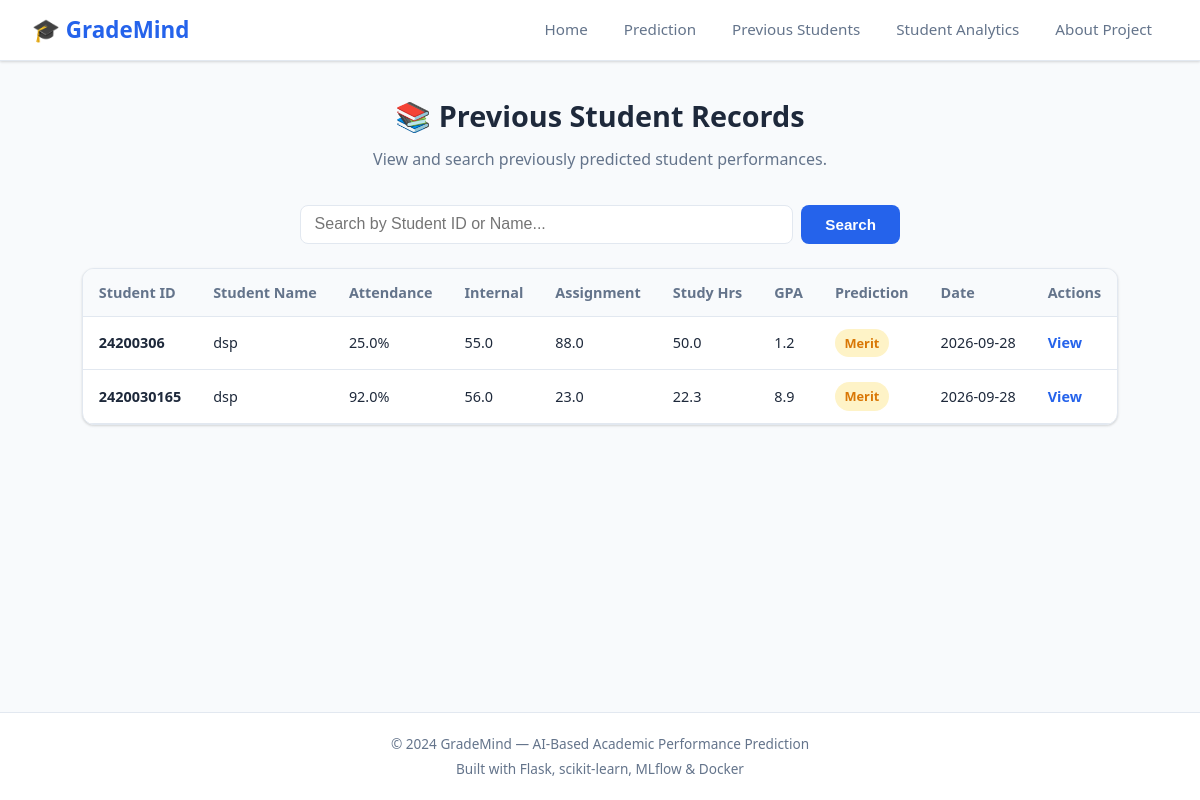
/students, run on the app's committed database.
### tables this page shows
CREATE TABLE students (
            id INTEGER PRIMARY KEY AUTOINCREMENT,
            student_id TEXT NOT NULL,
            student_name TEXT NOT NULL,
            attendance_pct REAL NOT NULL,
            internal_marks REAL NOT NULL,
            assignment_score REAL NOT NULL,
            study_hours_per_week REAL NOT NULL,
            previous_gpa REAL NOT NULL,
            predicted_grade TEXT NOT NULL,
            created_at TEXT NOT NULL
        );

### src/app.py (the view)
@app.route("/students")
def students():
    query = request.args.get("search", "").strip()
    if query:
        student_list = search_students(query)
    else:
        student_list = get_all_students()
    return render_template("students.html", students=student_list, search_query=query)

### src/database.py (called while the page is built)
def get_db_connection():
    if not os.path.exists(os.path.dirname(DB_PATH)):
        os.makedirs(os.path.dirname(DB_PATH), exist_ok=True)
    conn = sqlite3.connect(DB_PATH)
    conn.row_factory = sqlite3.Row
    return conn

def get_all_students():
    conn = get_db_connection()
    cursor = conn.cursor()
    cursor.execute('SELECT * FROM students ORDER BY id DESC')
    rows = cursor.fetchall()
    conn.close()
    return [dict(row) for row in rows]

### src/templates/students.html (shortened to what this page needs)
{% extends "base.html" %}
{% block content %}
<section class="page-header">
    <h1>📚 Previous Student Records</h1>
    <p>View and search previously predicted student performances.</p>
</section>
<div class="search-container">
    <form method="GET" action="{{ url_for('students') }}" class="search-form">
        <input type="text" name="q" placeholder="Search by Student ID or Name..." value="{{ search_query }}">
        <button type="submit" class="btn btn-primary">Search</button>
    </form>
</div>
<div class="table-responsive">
    {% if students %}
        <table class="data-table">
            <thead>
                <tr>
                    <th>Student ID</th>
                    <th>Student Name</th>
                    <th>Attendance</th>
                    <th>Internal</th>
                    <th>Assignment</th>
                    <th>Study Hrs</th>
                    <th>GPA</th>
                    <th>Prediction</th>
                    <th>Date</th>
                    <th>Actions</th>
                </tr>
            </thead>
            <tbody>
                {% for student in students %}
                <tr>
                    <td><strong>{{ student.student_id }}</strong></td>
                    <td>{{ student.student_name }}</td>
                    <td>{{ student.attendance_pct }}%</td>
                    <td>{{ student.internal_marks }}</td>
                    <td>{{ student.assignment_score }}</td>
                    <td>{{ student.study_hours_per_week }}</td>
                    <td>{{ student.previous_gpa }}</td>
                    <td>
                        <span class="badge badge-{{ student.predicted_grade | lower }}">
                            {{ student.predicted_grade }}
                        </span>
                    </td>
                    <td>{{ student.created_at[:10] }}</td>
                    <td>
                        <a href="{{ url_for('student_details', db_id=student.id) }}" class="btn-link">View</a>
                    </td>
                </tr>
                {% endfor %}
            </tbody>
        </table>
    {% endif %}
</div>
{% endblock %}

### src/templates/base.html (shortened to what this page needs)
<!DOCTYPE html>
<html lang="en">
<head>
    <link rel="stylesheet" href="{{ url_for('static', filename='style.css') }}">
</head>
<body>
    <nav class="navbar" id="main-nav">
        <div class="nav-brand">
            <a href="{{ url_for('home') }}" id="nav-logo">🎓 GradeMind</a>
        </div>
        <ul class="nav-links">
            <li><a href="{{ url_for('home') }}" id="nav-home">Home</a></li>
            <li><a href="{{ url_for('predict') }}" id="nav-predict">Prediction</a></li>
            <li><a href="{{ url_for('students') }}" id="nav-students">Previous Students</a></li>
            <li><a href="{{ url_for('analytics') }}" id="nav-analytics">Student Analytics</a></li>
            <li><a href="{{ url_for('about') }}" id="nav-about">About Project</a></li>
        </ul>
    </nav>
    <main class="container">
        {% block content %}{% endblock %}
    </main>
    <footer class="footer" id="footer">
        <div class="footer-content">
            <p>&copy; 2024 GradeMind — AI-Based Academic Performance Prediction</p>
            <p class="footer-sub">Built with Flask, scikit-learn, MLflow &amp; Docker</p>
        </div>
    </footer>
</body>
</html>

### src/static/style.css (style rules this page uses)
:root { --primary: #2563eb; --primary-dark: #1d4ed8; --primary-light: #dbeafe; --secondary: #64748b; --secondary-dark: #475569; --accent: #8b5cf6; --distinction: #059669; --distinction-light: #d1fae5; --merit: #d97706; --merit-light: #fef3c7; --pass-color: #2563eb; --pass-light: #dbeafe; --bg: #f8fafc; --bg-card: #ffffff; --text: #1e293b; --text-secondary: #64748b; --border: #e2e8f0; --shadow: 0 1px 3px rgba(0, 0, 0, 0.1), 0 1px 2px rgba(0, 0, 0, 0.06); --shadow-lg: 0 10px 15px -3px rgba(0, 0, 0, 0.1), 0 4px 6px -2px rgba(0, 0, 0, 0.05); --font: 'Segoe UI', system-ui, -apple-system, sans-serif; --font-mono: 'Consolas', 'Courier New', monospace; --radius: 8px; --radius-lg: 12px; }
* { margin: 0; padding: 0; box-sizing: border-box; }
body { font-family: var(--font); background-color: var(--bg); color: var(--text); line-height: 1.6; min-height: 100vh; display: flex; flex-direction: column; }
.navbar { background: var(--bg-card); border-bottom: 1px solid var(--border); padding: 0.75rem 2rem; display: flex; align-items: center; justify-content: space-between; box-shadow: var(--shadow); position: sticky; top: 0; z-index: 100; }
.nav-brand a { font-size: 1.4rem; font-weight: 700; color: var(--primary); text-decoration: none; }
.nav-links { list-style: none; display: flex; gap: 0.25rem; }
.nav-links a { text-decoration: none; color: var(--text-secondary); padding: 0.5rem 1rem; border-radius: var(--radius); font-weight: 500; font-size: 0.95rem; transition: background 0.2s, color 0.2s; }
.container { max-width: 1100px; margin: 0 auto; padding: 2rem 1.5rem; flex: 1; }
.btn { display: inline-block; padding: 0.65rem 1.5rem; border-radius: var(--radius); font-weight: 600; font-size: 0.95rem; text-decoration: none; border: none; cursor: pointer; transition: transform 0.15s, box-shadow 0.15s, background 0.2s; }
.btn-primary { background: var(--primary); color: #fff; }
.page-header { text-align: center; margin-bottom: 2rem; }
.page-header h1 { font-size: 1.8rem; font-weight: 700; color: var(--text); margin-bottom: 0.5rem; }
.page-header p { color: var(--text-secondary); }
.search-container { margin-bottom: 1.5rem; display: flex; justify-content: center; }
.search-form { display: flex; gap: 0.5rem; width: 100%; max-width: 600px; }
.search-form input { flex: 1; padding: 0.6rem 0.85rem; border: 1px solid var(--border); border-radius: var(--radius); font-size: 1rem; }
.table-responsive { overflow-x: auto; background: var(--bg-card); border-radius: var(--radius-lg); box-shadow: var(--shadow); border: 1px solid var(--border); }
.data-table { width: 100%; border-collapse: collapse; min-width: 800px; }
.data-table th, .data-table td { padding: 0.75rem 1rem; text-align: left; border-bottom: 1px solid var(--border); font-size: 0.9rem; }
.data-table th { background: var(--bg); font-weight: 600; color: var(--text-secondary); }
.badge { padding: 0.25rem 0.6rem; border-radius: 20px; font-size: 0.8rem; font-weight: 600; display: inline-block; }
.badge-merit { background: var(--merit-light); color: var(--merit); }
.btn-link { color: var(--primary); text-decoration: none; font-weight: 600; }
.footer { background: var(--bg-card); border-top: 1px solid var(--border); padding: 1.25rem 2rem; text-align: center; margin-top: auto; }
.footer-content p { font-size: 0.85rem; color: var(--text-secondary); }
.footer-sub { font-size: 0.8rem; margin-top: 0.25rem; }

### data on the page
students: student_id "24200306", student_name "dsp", attendance_pct "25.0", internal_marks "55.0", assignment_score "88.0", study_hours_per_week "50.0", previous_gpa "1.2", predicted_grade "Merit", created_at "2026-09-28"
students: student_id "2420030165", student_name "dsp", attendance_pct "92.0", internal_marks "56.0", assignment_score "23.0", study_hours_per_week "22.3", previous_gpa "8.9", predicted_grade "Merit", created_at "2026-09-28"
